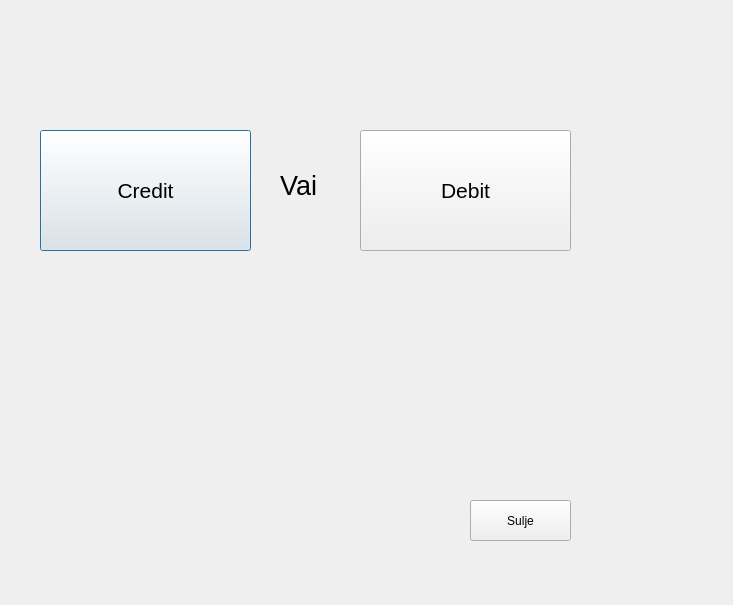
<?xml version="1.0" encoding="UTF-8"?>
<ui version="4.0">
 <class>Valinta</class>
 <widget class="QDialog" name="Valinta">
  <property name="geometry">
   <rect>
    <x>0</x>
    <y>0</y>
    <width>733</width>
    <height>605</height>
   </rect>
  </property>
  <property name="windowTitle">
   <string>Dialog</string>
  </property>
  <widget class="QPushButton" name="btnCreditValinta">
   <property name="geometry">
    <rect>
     <x>40</x>
     <y>130</y>
     <width>211</width>
     <height>121</height>
    </rect>
   </property>
   <property name="font">
    <font>
     <pointsize>16</pointsize>
    </font>
   </property>
   <property name="text">
    <string>Credit</string>
   </property>
  </widget>
  <widget class="QPushButton" name="btnDebitValinta">
   <property name="geometry">
    <rect>
     <x>360</x>
     <y>130</y>
     <width>211</width>
     <height>121</height>
    </rect>
   </property>
   <property name="font">
    <font>
     <pointsize>16</pointsize>
    </font>
   </property>
   <property name="text">
    <string>Debit</string>
   </property>
  </widget>
  <widget class="QPushButton" name="btnValintaClose">
   <property name="geometry">
    <rect>
     <x>470</x>
     <y>500</y>
     <width>101</width>
     <height>41</height>
    </rect>
   </property>
   <property name="text">
    <string>Sulje</string>
   </property>
  </widget>
  <widget class="QLabel" name="label">
   <property name="geometry">
    <rect>
     <x>280</x>
     <y>170</y>
     <width>61</width>
     <height>31</height>
    </rect>
   </property>
   <property name="font">
    <font>
     <pointsize>20</pointsize>
    </font>
   </property>
   <property name="text">
    <string>Vai</string>
   </property>
  </widget>
 </widget>
 <resources/>
 <connections/>
</ui>
